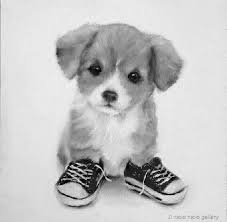
%> input picture Trabajos_Sistemas_lineales/LAB03_IMAGENES_AUD_VID/Imagen/dog.png, 227 x 222 px
$ octave Imagen_ruido.m   (GNU Octave 9; MATLAB toolbox functions it lacks are replaced by stand-ins)
%> lines starting %> are read from the running program, lines starting %| are printed output that depends on the picture

Im = imread('dog.png');
%> Im is the input picture: size 222x227x3 uint8; min 0, max 245, mean 197.2

J = imnoise(Im,'gaussian',0.1);
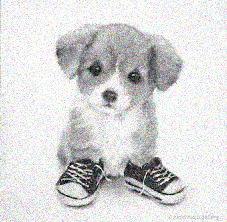
%> J: size 222x227x3 uint8; mean R, G, B 216.7, 217, 217
J2 = imnoise(Im,'gaussian',0.2);
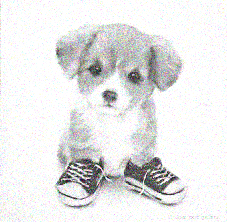
%> J2: size 222x227x3 uint8; mean R, G, B 231.4, 231.5, 231.4
J3 = imnoise(Im,'gaussian',0,0.3);
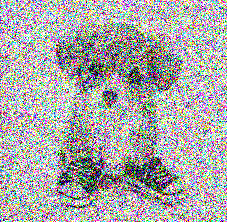
%> J3: size 222x227x3 uint8; mean R, G, B 170.3, 169.2, 168.8

figure()
subplot(1,3,1),imshow(J)
figure()
subplot(1,3,2),imshow(J2)
figure()
subplot(1,3,3),imshow(J3)
